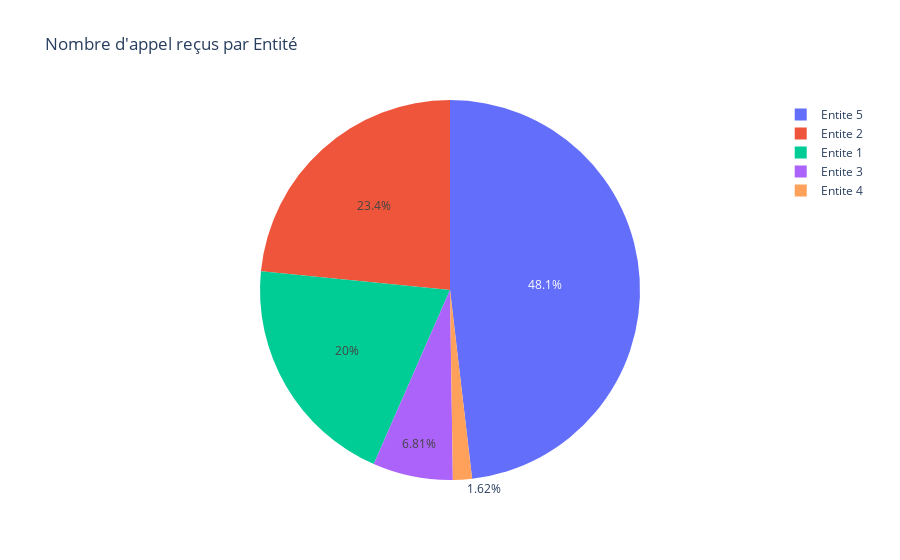

Source (notebook cell):
### Markdown cell above
## Répartition

### Code cell
import plotly.express as px

fig = px.pie(df_tel, values='nb_recus', names='entite', title="Nombre d'appel reçus par Entité")
fig.show()

### Figure 1 — Plotly figure (JSON) as saved in the notebook; plotly's stock layout.template omitted (floating-point values rounded to 4 significant figures; data arrays with more than 128 entries replaced by an {"elided": "..."} marker saying what was removed)
{"data": [{"domain": {"x": [0, 1], "y": [0, 1]}, "hovertemplate": "entite=%{label}<br>nb_recus=%{value}<extra></extra>", "labels": {"elided": "12059 str values"}, "legendgroup": "", "name": "", "showlegend": true, "type": "pie", "values": {"elided": "12059 int values"}}], "layout": {"legend": {"tracegroupgap": 0}, "title": {"text": "Nombre d'appel reçus par Entité"}}}
